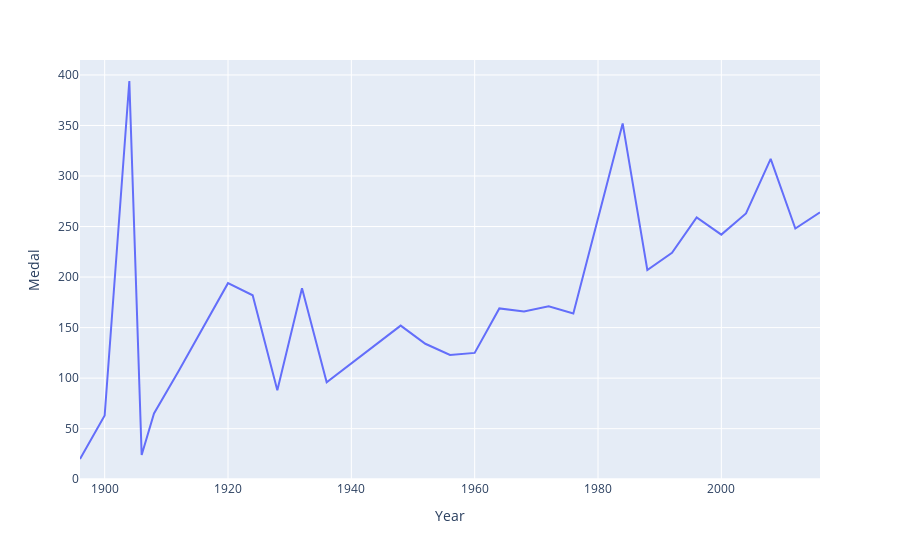

Here is the notebook cell this chart was saved with:
### Code cell
new_df = df[df['region'] == 'USA']
final_df = new_df.groupby('Year').count()['Medal'].reset_index()
fig = px.line(final_df ,x='Year',y='Medal')
fig.show()

### Figure 1 — Plotly figure (JSON) as saved in the notebook; plotly's stock layout.template omitted (floating-point values rounded to 4 significant figures)
{"data": [{"hovertemplate": "Year=%{x}<br>Medal=%{y}<extra></extra>", "legendgroup": "", "line": {"color": "#636efa", "dash": "solid"}, "marker": {"symbol": "circle"}, "mode": "lines", "name": "", "orientation": "v", "showlegend": false, "type": "scatter", "x": [1896, 1900, 1904, 1906, 1908, 1912, 1920, 1924, 1928, 1932, 1936, 1948, 1952, 1956, 1960, 1964, 1968, 1972, 1976, 1984, 1988, 1992, 1996, 2000, 2004, 2008, 2012, 2016], "xaxis": "x", "y": [20, 63, 394, 24, 65, 107, 194, 182, 88, 189, 96, 152, 134, 123, 125, 169, 166, 171, 164, 352, 207, 224, 259, 242, 263, 317, 248, 264], "yaxis": "y"}], "layout": {"legend": {"tracegroupgap": 0}, "margin": {"t": 60}, "xaxis": {"anchor": "y", "domain": [0, 1], "title": {"text": "Year"}}, "yaxis": {"anchor": "x", "domain": [0, 1], "title": {"text": "Medal"}}}}
